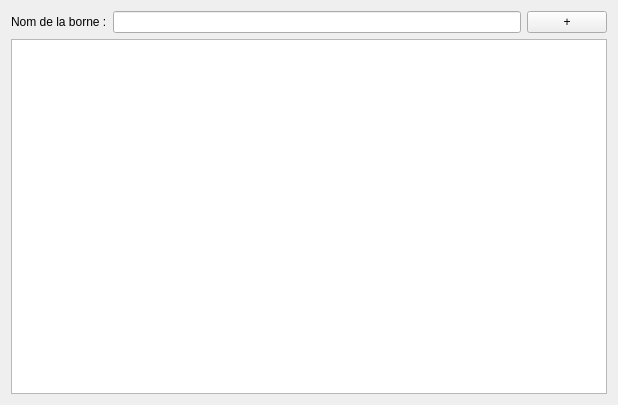
<?xml version="1.0" encoding="UTF-8"?>
<ui version="4.0">
 <class>WidgetFirstTab</class>
 <widget class="QWidget" name="WidgetFirstTab">
  <property name="geometry">
   <rect>
    <x>0</x>
    <y>0</y>
    <width>618</width>
    <height>405</height>
   </rect>
  </property>
  <property name="windowTitle">
   <string>WidgetFirstTab</string>
  </property>
  <layout class="QVBoxLayout" name="verticalLayout">
   <item>
    <layout class="QHBoxLayout" name="horizontalLayout">
     <item>
      <widget class="QLabel" name="labelName">
       <property name="text">
        <string>Nom de la borne :</string>
       </property>
      </widget>
     </item>
     <item>
      <widget class="QLineEdit" name="lineEdit"/>
     </item>
     <item>
      <widget class="QPushButton" name="addButton">
       <property name="text">
        <string>+</string>
       </property>
      </widget>
     </item>
    </layout>
   </item>
   <item>
    <widget class="QListWidget" name="listWidget"/>
   </item>
  </layout>
 </widget>
 <layoutdefault spacing="6" margin="11"/>
 <resources/>
 <connections/>
</ui>
